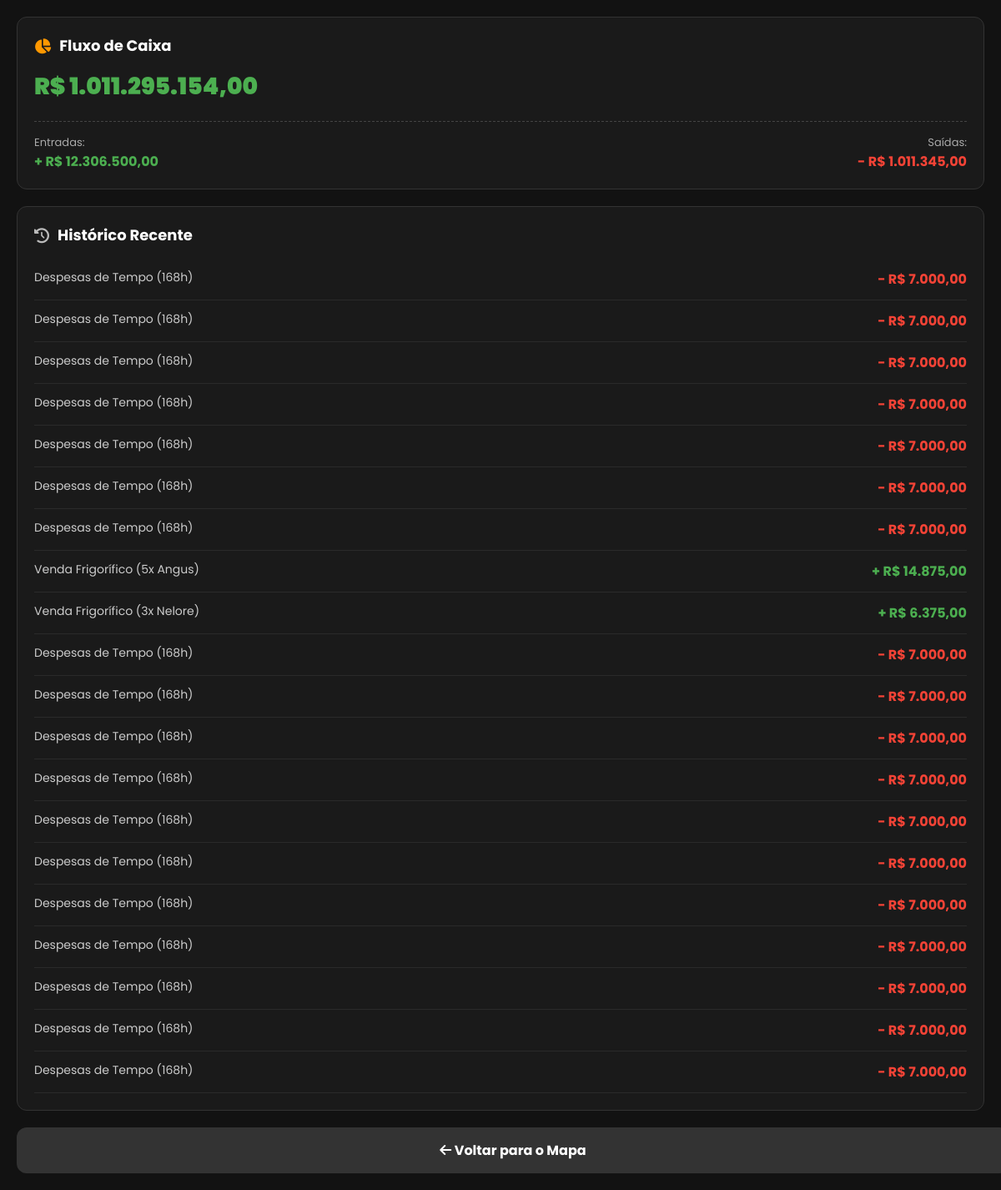
/financeiro (signed in), run on the app's committed database.
### database.py (models this page shows)
class Jogador(db.Model):
    __tablename__ = 'jogadores'
    id = db.Column(db.Integer, primary_key=True)
    username = db.Column(db.String(50), unique=True, nullable=False)
    email = db.Column(db.String(120), nullable=True)
    senha_hash = db.Column(db.String(128), nullable=False)
    saldo = db.Column(db.Float, default=1000.0)
    nivel = db.Column(db.Integer, default=1)
    hora = db.Column(db.Integer, default=6)
    dia = db.Column(db.Integer, default=1)
    mes = db.Column(db.Integer, default=1)
    ano = db.Column(db.Integer, default=2026)
    is_admin = db.Column(db.Boolean, default=False)
    ultima_acao = db.Column(db.DateTime, default=datetime.utcnow)
    propriedades = db.relationship('Propriedade', backref='dono', lazy=True)

class Transacao(db.Model):
    __tablename__ = 'transacoes'
    id = db.Column(db.Integer, primary_key=True)
    jogador_id = db.Column(db.Integer, db.ForeignKey('jogadores.id'), nullable=False)
    tipo = db.Column(db.String(10), nullable=False)
    valor = db.Column(db.Float, nullable=False)
    descricao = db.Column(db.String(255), nullable=False)
    data = db.Column(db.DateTime, default=datetime.utcnow)
    jogador = db.relationship('Jogador', backref=db.backref('transacoes', lazy=True))

### logica/economia.py (the view)
@economia_bp.route('/financeiro')
def financeiro():
    if 'usuario' not in session:
        return redirect(url_for('login'))
    usuario = Jogador.query.filter_by(username=session['usuario']).first()
    if not usuario:
        return redirect(url_for('login'))
    historico = Transacao.query.filter_by(jogador_id=usuario.id).order_by(Transacao.data.desc()).limit(20).all()
    todas_transacoes = Transacao.query.filter_by(jogador_id=usuario.id).all()
    entradas = sum(t.valor for t in todas_transacoes if t.tipo == 'entrada')
    saidas = sum(t.valor for t in todas_transacoes if t.tipo == 'saida')
    return render_template(
        'financeiro.html',
        user=usuario,
        entradas=entradas,
        saidas=saidas,
        saldo=usuario.saldo,
        historico=historico
    )

### templates/financeiro.html (shortened to what this page needs)
<!DOCTYPE html>
<html lang="pt-BR">
<head>
    <link rel="stylesheet" href="https://cdnjs.cloudflare.com/ajax/libs/font-awesome/6.4.0/css/all.min.css">
</head>
<body>
    <div class="card">
        <div class="card-header"><i class="fas fa-chart-pie" style="color: #ff9800;"></i> Fluxo de Caixa</div>
        <div class="saldo-total">R$ {{ "{:,.2f}".format(saldo).replace(',','v').replace('.',',').replace('v','.') }}</div>
        <div class="fluxo-container">
            <div>
                <div style="color: #aaa; font-size: 13px;">Entradas:</div>
                <div class="entrada-texto">+ R$ {{ "{:,.2f}".format(entradas).replace(',','v').replace('.',',').replace('v','.') }}</div>
            </div>
            <div style="text-align: right;">
                <div style="color: #aaa; font-size: 13px;">Saídas:</div>
                <div class="saida-texto">- R$ {{ "{:,.2f}".format(saidas).replace(',','v').replace('.',',').replace('v','.') }}</div>
            </div>
        </div>
    </div>
    <div class="card">
        <div class="card-header"><i class="fas fa-history" style="color: #bbb;"></i> Histórico Recente</div>
        {% if not historico %}
            <p style="color: #777; font-style: italic; text-align: center; margin: 20px 0;">Nenhuma transação registrada ainda.</p>
        {% else %}
            {% for t in historico %}
                <div class="transacao-item">
                    <span style="color: #ccc;">{{ t.descricao }}</span>
                    {% if t.tipo == 'entrada' %}
                        <b class="entrada-texto">+ R$ {{ "{:,.2f}".format(t.valor).replace(',','v').replace('.',',').replace('v','.') }}</b>
                    {% else %}
                        <b class="saida-texto">- R$ {{ "{:,.2f}".format(t.valor).replace(',','v').replace('.',',').replace('v','.') }}</b>
                    {% endif %}
                </div>
            {% endfor %}
        {% endif %}
    </div>
    <a href="/mapa" class="btn-voltar"><i class="fas fa-arrow-left"></i> Voltar para o Mapa</a>
</body>
</html>

### templates/financeiro.html (style rules this page uses)
body { font-family: 'Poppins', sans-serif; background-color: #121212; color: #fff; margin: 0; padding: 20px; }
.card { background: #1a1a1a; border-radius: 12px; padding: 20px; border: 1px solid #333; margin-bottom: 20px; }
.card-header { font-size: 18px; font-weight: bold; margin-bottom: 15px; display: flex; align-items: center; gap: 10px; }
.saldo-total { font-size: 28px; font-weight: 900; color: #4caf50; margin-bottom: 20px; }
.fluxo-container { display: flex; justify-content: space-between; border-top: 1px dashed #444; padding-top: 15px; }
.entrada-texto { color: #4caf50; font-weight: bold; font-size: 16px; }
.saida-texto { color: #f44336; font-weight: bold; font-size: 16px; }
.transacao-item { display: flex; justify-content: space-between; padding: 12px 0; border-bottom: 1px solid #2a2a2a; font-size: 14px; }
.btn-voltar { display: block; width: 100%; padding: 15px; background: #333; color: #fff; text-align: center; text-decoration: none; border-radius: 12px; font-weight: bold; margin-top: 10px; }

### data on the page
Jogador: saldo "1.011.295.154,00"
Transacao: descricao "Despesas de Tempo (168h)", valor "7.000,00"
Transacao: descricao "Despesas de Tempo (168h)", valor "7.000,00"
Transacao: descricao "Despesas de Tempo (168h)", valor "7.000,00"
Transacao: descricao "Despesas de Tempo (168h)", valor "7.000,00"
Transacao: descricao "Despesas de Tempo (168h)", valor "7.000,00"
Transacao: descricao "Despesas de Tempo (168h)", valor "7.000,00"
Transacao: descricao "Despesas de Tempo (168h)", valor "7.000,00"
Transacao: descricao "Venda Frigorífico (5x Angus)", valor "14.875,00"
Transacao: descricao "Venda Frigorífico (3x Nelore)", valor "6.375,00"
Transacao: descricao "Despesas de Tempo (168h)", valor "7.000,00"
Transacao: descricao "Despesas de Tempo (168h)", valor "7.000,00"
Transacao: descricao "Despesas de Tempo (168h)", valor "7.000,00"
Transacao: descricao "Despesas de Tempo (168h)", valor "7.000,00"
Transacao: descricao "Despesas de Tempo (168h)", valor "7.000,00"
Transacao: descricao "Despesas de Tempo (168h)", valor "7.000,00"
Transacao: descricao "Despesas de Tempo (168h)", valor "7.000,00"
Transacao: descricao "Despesas de Tempo (168h)", valor "7.000,00"
Transacao: descricao "Despesas de Tempo (168h)", valor "7.000,00"
Transacao: descricao "Despesas de Tempo (168h)", valor "7.000,00"
Transacao: descricao "Despesas de Tempo (168h)", valor "7.000,00"
